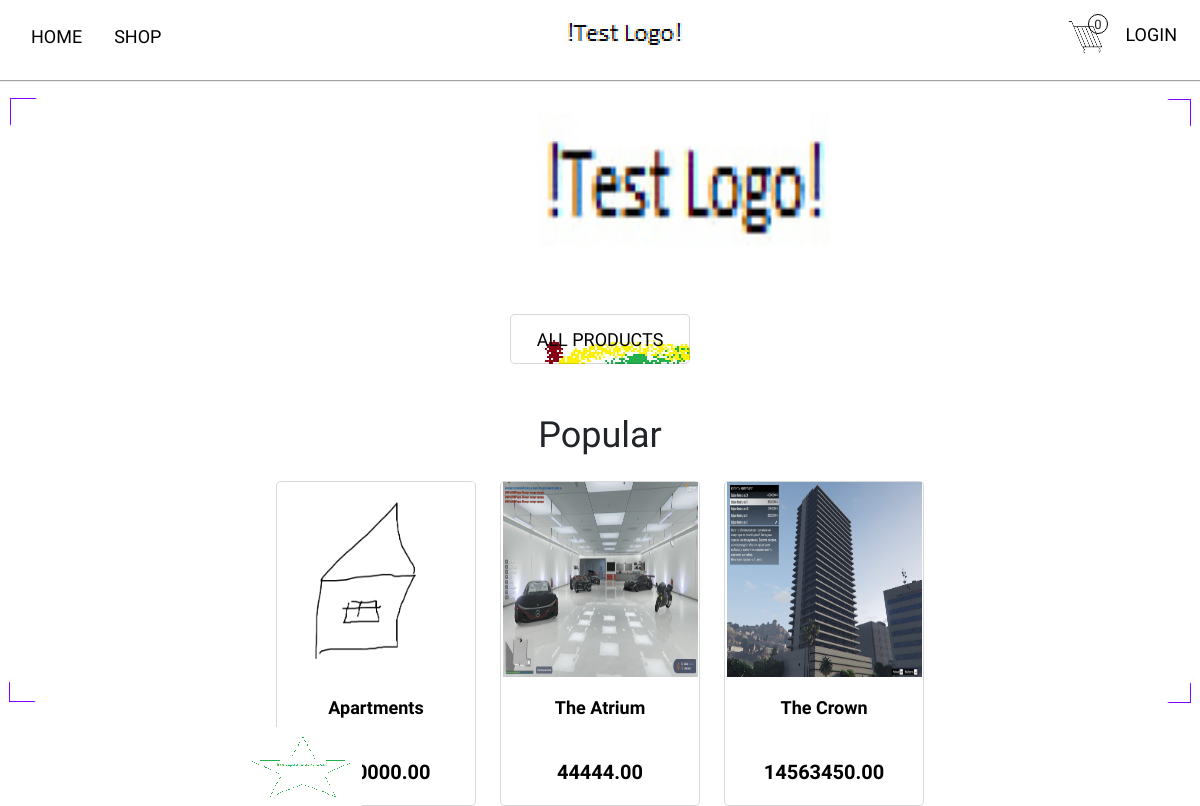
The page / on the database its author committed.
### core/models.py (models this page shows, shortened)
class Product(models.Model):
    category = models.ForeignKey(Category,
                                 related_name='products',
                                 on_delete=models.CASCADE)
    name = models.CharField(max_length=50)
    slug = models.SlugField(max_length=50)
    image = models.ImageField(upload_to='products/%Y/%m/%d',
                              blank=True)
    description = models.TextField(blank=True)
    price = models.DecimalField(max_digits=10,
                                decimal_places=2)
    available = models.BooleanField(default=True)
    created = models.DateTimeField(auto_now_add=True)
    updated = models.DateTimeField(auto_now=True)
    discount = models.DecimalField(default=0.00,
                                   max_digits=4,
                                   decimal_places=2)
    class Meta:
        ordering = ['name']
        indexes = [
            models.Index(fields=['id', 'slug']),
            models.Index(fields=['name']),
            models.Index(fields=['-created'])
        ]
        verbose_name = 'Продукт'
        verbose_name_plural = 'Продукты'
    def get_absolute_url(self):
        return reverse('core:product_detail',
                       args=[self.slug])

### core/views.py (the view)
# urls.py: path('', views.popular_list, name='popular_list'),
def popular_list(request):
    products = Product.objects.filter(available=True)[:3]
    return render(request,
                  'core/index/index.html',
                  {'products': products})

### cart/cart.py (called while the page is built)
    def __len__(self):
        return sum(item['quantity'] for item in self.cart.values())

### cart/context_processors.py (called while the page is built)
def cart(request):
    return {'cart': Cart(request)}

### core/templates/core/index/index.html (shortened to what this page needs)
{% extends  'core/base.html' %}
{% load static %}
{% block content %}
    <section class="home d-flex flex-column">
        <div class="home-title d-flex flex-column align-items-center">
            <a href="#" class="home-btn mt-4">ALL PRODUCTS</a>
        </div>
        <div class="home-recommendation">
            <div class="rec-title mb-4">
                <h3><span>Popular</span></h3>
            </div>
        </div>
        <div class="home-cards d-flex gap-4">
            {% for product in products %}
                <a href="{{ product.get_absolute_url }}" class="home-card d-flex flex-column align-items-center text-center">
                    <img src="{% if product.image %}{{ product.image.url }}{% else %}{% static 'img/noimage.png' %}{% endif %}" class="card-img" alt="">
                    <h5 class="title-card"> {{product.name}} </h5>
                    {% if product.discount %}
                        <div class="cart-discount d-flex gap-2">
                            <p class="line">{{product.price}}</p>
                            <p>{{product.sell_price}}</p>
                        </div>
                    {% else %}
                        <p class="price">{{ product.price }}</p>
                    {% endif %}
                </a>
            {% endfor %}
        </div>
    </section>
    <img src="{% static 'img/test_logo.jpg' %}" class="test_logo" alt="">
    <img src="{% static 'img/subtitee.jpg' %}" class="subtitee" alt="">
{% endblock content %}

### core/static/css/base.css (style rules this page uses)
:root { --box-shadow: 0px 1px 1px rgba(0, 0, 0, 0.363); }
body { font-family: "Story Script", sans-serif; font-size: 18px; padding: 0; margin: 0; overflow-x: hidden; }
a { text-decoration: none; color: #000; }
h3 { font-size: 36px; }
h5 { font-size: 18px; margin: 0; font-weight: 600; }
.home { align-items: center; }
.home-title { margin-top: 210px; margin-bottom: 50px; }
.home-card { width: 200px; height: 325px; border: 1px solid #00000027; border-radius: 5px; transition: all 0.5s ease; background-color: #fff; }
.title-card { max-width: 185px; margin-top: 20px; min-height: 70px; }
.card-img { width: 195px; height: 195px; }
.price { font-size: 20px; font-weight: 700; margin-top: -10px; }
.home-btn { display: flex; align-items: center; justify-content: center; width: 180px; height: 50px; border: 1px solid #00000027; border-radius: 5px; background-image: url(../img/home_button.jpg); transition: all 0.4s ease; z-index: 2; }
.test_logo { position: absolute; top: 6%; left: 40%; width: 400px; height: 300px; }
.subtitee { position: absolute; bottom: 0%; left: 20%; }

### rows shown on the page
Product: image (picture), name "Apartments", price "1000000.00"
Product: image (picture), name "The Atrium", price "44444.00"
Product: image (picture), name "The Crown", price "14563450.00"
